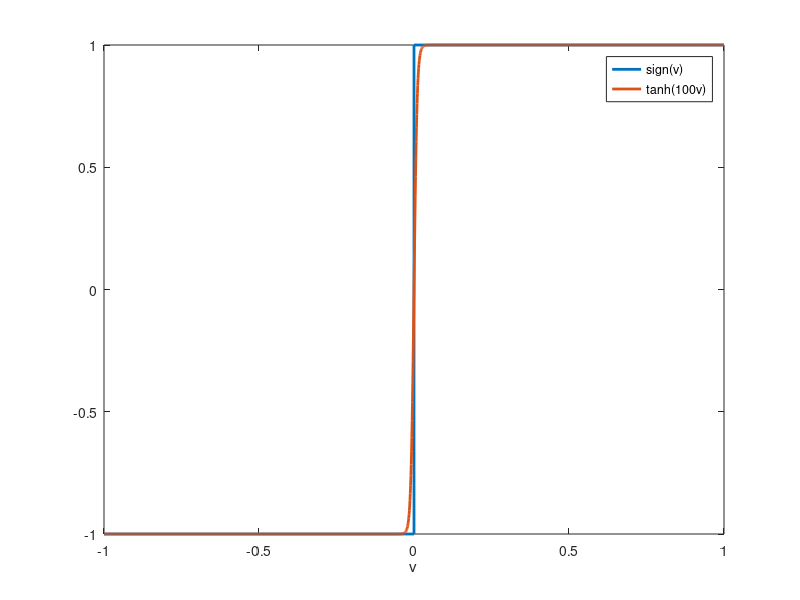

Write MATLAB code to recreate this figure.
clear all; close all

c = 100;
x = -1:0.001:1;
y = tanh(c*x);
figure
plot([-1 0 0 1], [-1 -1 1 1],'LineWidth', 2)
hold on
plot(x,y,'LineWidth', 2)
legend('sign(v)', 'tanh(100v)')
xlabel('v')